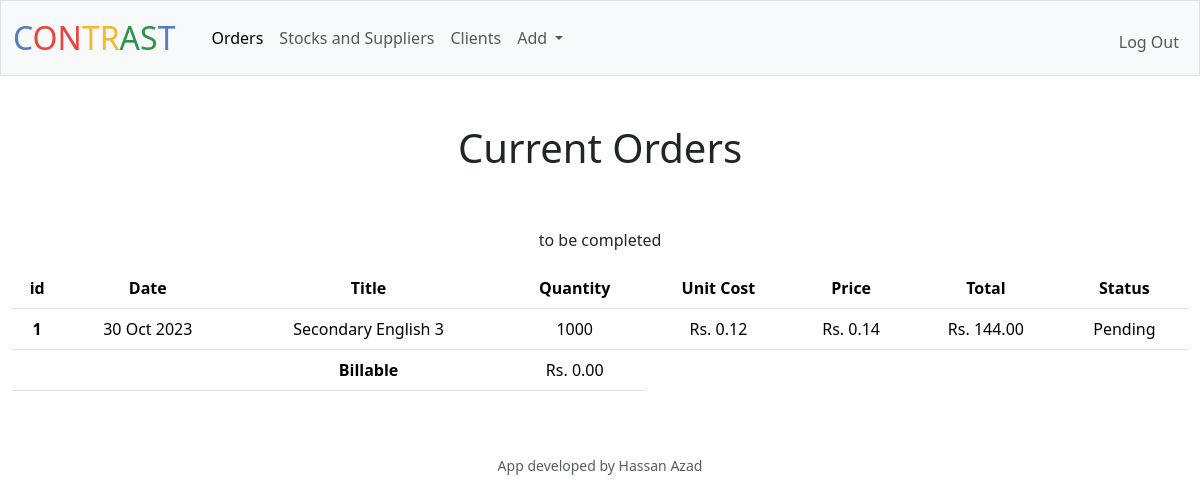
The page / (signed in) on the database its author committed.
### tables this page shows
CREATE TABLE orders (
    id INTEGER PRIMARY KEY,
    date NUMERIC NOT NULL,
    book_id INTEGER NOT NULL,
    quantity INTEGER NOT NULL,
    plates_unit_cost INTEGER NOT NULL,
    binding_unit_cost INTEGER NOT NULL,
    paper_unit_cost INTEGER NOT NULL,
    batch_no INTEGER NOT NULL,
    status TEXT NOT NULL,
    FOREIGN KEY (book_id) REFERENCES book(id),
    FOREIGN KEY (batch_no) REFERENCES paper(batch_no)
);

CREATE TABLE books (
    id INTEGER PRIMARY KEY,
    publisher_id INTEGER NOT NULL,
    title TEXT NOT NULL,
    edition TEXT,
    year_of_publishing TEXT,
    pages INTEGER,
    colours INTEGER,
    binding TEXT,
    times_printed INTEGER,
    FOREIGN KEY (publisher_id) REFERENCES publishers(id)
);

### app.py (the view)
@app.route("/", methods=["GET", "POST"])
@login_required
def orders():
    orders_db = query_db("SELECT id, date, quantity, plates_unit_cost, binding_unit_cost, \
                         paper_unit_cost, status, book_id FROM orders")
    orders = []     # initiating list of dictionaries
    billable = 0    # initiating amounts due
    for row in orders_db:
        result = query_db("SELECT title FROM books WHERE id = ?", [row["book_id"]], one=True)
        title = result["title"]
        unit_cost = row["plates_unit_cost"] + row["binding_unit_cost"] + row["paper_unit_cost"]
        price = unit_cost * 1.2
        total = price * row["quantity"]
        if row["status"] == "delivered":
            billable = billable + total
        order = {
            "id": row["id"],
            "date": row["date"],
            "title": title,
            "quantity": row["quantity"],
            "unit_cost": unit_cost,
            "price": price,
            "total": total,
            "status": row["status"]
        }
        orders.append(order)
    return render_template("orders.html", orders=orders, billable=billable)

### app.py (called while the page is built)
def get_db():
    db = getattr(g, '_database', None)
    if db is None:
        db = g._database = sqlite3.connect('contrast.db')
    db.row_factory = sqlite3.Row
    return db

@app.teardown_appcontext
def close_connection(exception):
    db = getattr(g, '_database', None)
    if db is not None:
        db.close()

def query_db(query, args=(), one=False):
    cur = get_db().execute(query, args)
    result = cur.fetchall()
    cur.close()
    return (result[0] if result else None) if one else result

@app.after_request
def after_request(response):
    response.headers["Cache-Control"] = "no-cache, no-store, must-revalidate"
    response.headers["Expires"] = 0
    response.headers["Pragma"] = "no-cache"
    return response

### helpers.py (called while the page is built)
def login_required(f):
    @wraps(f)
    def decorated_function(*args, **kwargs):
        if session.get("user_id") is None:
            return redirect("/login")
        return f(*args, **kwargs)
    return decorated_function

def rs(value):
    value = value/100
    return f"Rs. {value:,.2f}"

### templates/orders.html (shortened to what this page needs)
{% extends "layout.html" %}
{% block main %}
    <h1>Current Orders</h1><br><br>
    <p>to be completed</p>
    <table class="table">
        <thead class="thead-light">
            <tr>
                <th scope="col">id</th>
                <th scope="col">Date</th>
                <th scope="col">Title</th>
                <th scope="col">Quantity</th>
                <th scope="col">Unit Cost</th>
                <th scope="col">Price</th>
                <th scope="col">Total</th>
                <th scope="col">Status</th>
            </tr>
        </thead>
        <tbody>
            {% for order in orders %}
            <tr>
                <th scope="row">{{order.id}}</th>
                <td>{{order.date}}</td>
                <td>{{order.title}}</td>
                <td>{{order.quantity}}</td>
                <td>{{order.unit_cost | rs}}</td>
                <td>{{order.price | rs}}</td>
                <td>{{order.total | rs}}</td>
                <td>{{order.status}}</td>
            </tr>
            {% endfor %}
        </tbody>
        <tfoot>
            <tr>
                <td></td>
                <td></td>
                <th scope="row">Billable</th>
                <td>{{billable | rs}}</td>
            </tr>
        </tfoot>
    </table>
{% endblock %}

### templates/layout.html (shortened to what this page needs)
<!DOCTYPE html>
<html lang="en">
    <head>
        <link href="/static/styles.css" rel="stylesheet">
        <link href="https://cdn.jsdelivr.net/npm/bootstrap@5.3.2/dist/css/bootstrap.min.css" rel="stylesheet">
    </head>
    <body>
        <nav class="bg-light border navbar navbar-expand-md navbar-light">
            <div class="container-fluid">
                <a class="navbar-brand" href="/"><span class="blue">C</span><span class="red">ON</span><span class="yellow">TR</span><span class="green">AS</span><span class="blue">T</span></a>
                <div class="collapse navbar-collapse" id="navbar">
                    {% if session["user_id"] %}
                    <nav class="navbar navbar-expand-lg bg-body-tertiary">
                      <div class="container-fluid">
                          <div class="collapse navbar-collapse" id="navbarNavDropdown">
                            <ul class="navbar-nav">
                              <li class="nav-item"><a class="nav-link active" aria-current="page" href="/">Orders</a></li>
                              <li class="nav-item"></li><a class="nav-link" href="#">Stocks and Suppliers</a></li>
                              <li class="nav-item"><a class="nav-link" href="#">Clients</a></li>
                              <li class="nav-item dropdown">
                                <a class="nav-link dropdown-toggle" href="#" role="button" data-bs-toggle="dropdown" aria-expanded="false">
                                  Add
                                </a>
                              </li>
                            </ul>
                          </div>
                      </div>
                    </nav>
                    <ul class="navbar-nav ms-auto mt-2">
                      <li class="nav-item"><a class="nav-link" href="/logout">Log Out</a></li>
                    </ul>
                    {% else %}
                        <ul class="navbar-nav ms-auto mt-2">
                            <li class="nav-item"><a class="nav-link" href="/register">Register</a></li>
                            <li class="nav-item"><a class="nav-link" href="/login">Log In</a></li>
                        </ul>
                    {% endif %}
                </div>
            </div>
        </nav>
        <main class="container-fluid py-5 text-center">
            {% block main %}{% endblock %}
        </main>
        <footer class="mb-5 small text-center text-muted">
            App developed by Hassan Azad
        </footer>
    </body>
</html>

### static/styles.css (style rules this page uses)
nav .navbar-brand { font-size: xx-large; }
nav .navbar-brand .blue { color: #537fbe; }
nav .navbar-brand .red { color: #ea433b; }
nav .navbar-brand .yellow { color: #f5b82e; }
nav .navbar-brand .green { color: #2e944b; }

### rows shown on the page
orders: date "30 Oct 2023", quantity "1000", status "Pending"
books: title "Secondary English 3"

### other values the page prints
{{ order.id }} "1"
{{ order.unit_cost | rs }} "Rs. 0.12"
{{ order.price | rs }} "Rs. 0.14"
{{ order.total | rs }} "Rs. 144.00"
{{ billable | rs }} "Rs. 0.00"
